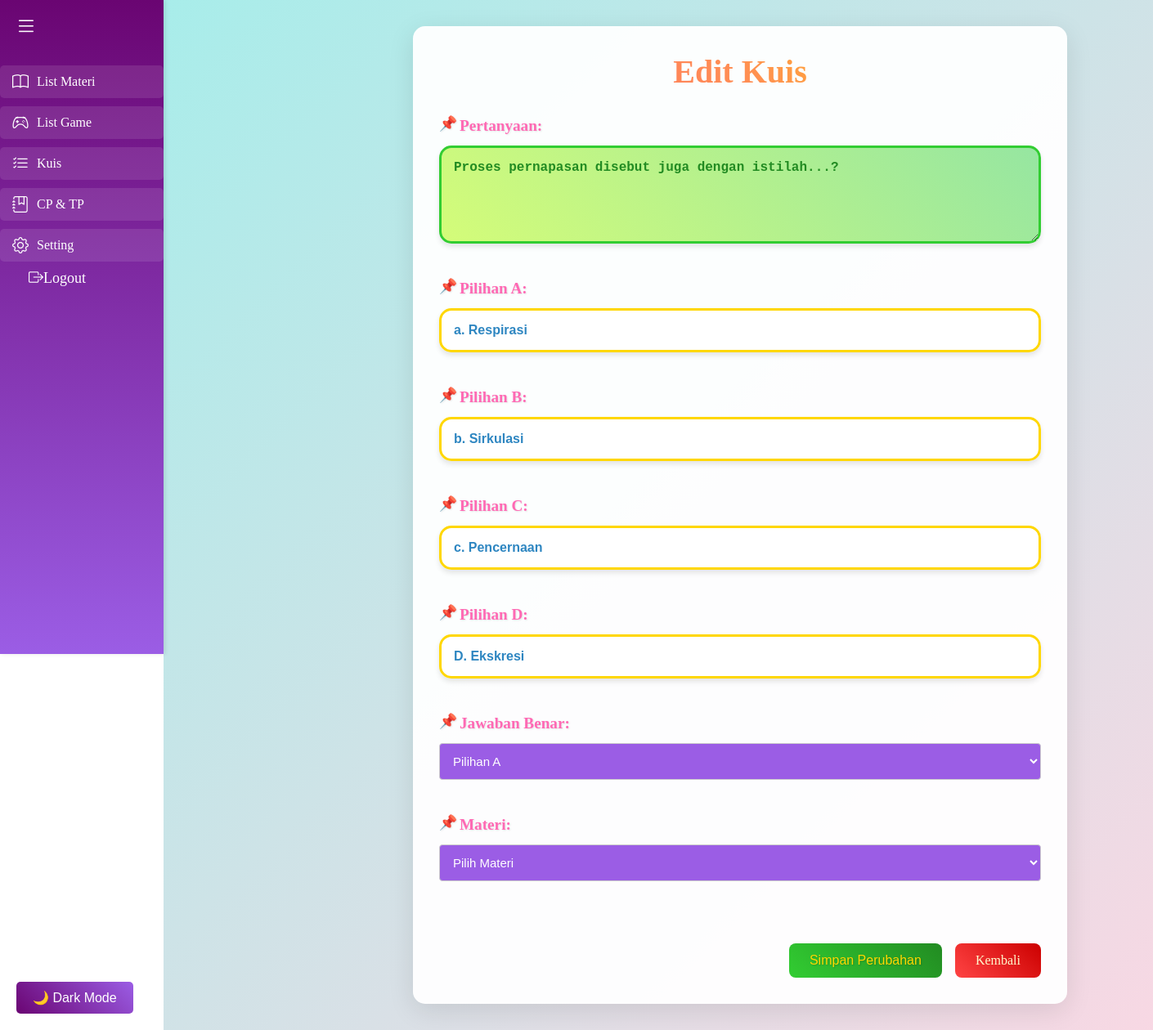
The page /admin/kuis/edit_kuis.php?id=21 (signed in) on the database its author committed.
### tables this page shows
CREATE TABLE `kuis` (
  `id_kuis` int(11) NOT NULL,
  `pertanyaan` text NOT NULL,
  `pilihan_a` varchar(255) NOT NULL,
  `pilihan_b` varchar(255) NOT NULL,
  `pilihan_c` varchar(255) NOT NULL,
  `jawaban_benar` enum('a','b','c') NOT NULL,
  `id_materi` int(11) DEFAULT NULL,
  `pilihan_d` varchar(255) NOT NULL
);

### admin/kuis/edit_kuis.php (the view, shortened to what this page needs)
<?php
require_once '../../includes/db.php';
$id_kuis = $_GET['id'];
$sql_kuis = "SELECT kuis.*, materi.judul_materi
             FROM kuis
             LEFT JOIN materi ON kuis.id_materi = materi.id_materi
             WHERE kuis.id_kuis = :id_kuis";
$stmt_kuis = $pdo->prepare($sql_kuis);
$stmt_kuis->execute([':id_kuis' => $id_kuis]);
$kuis = $stmt_kuis->fetch(PDO::FETCH_ASSOC);
?>
<?php include_once('../components/header.php'); ?>
<?php include_once('../components/nav.php'); ?>
<main class="content">
    <div class="content-container">
        <h1 class="content-title">Edit Kuis</h1>
        <form class="content-form" method="POST" action="proses_edit_kuis.php">
            <div class="form-group">
                <label class="form-label">Pertanyaan:</label>
                <textarea name="pertanyaan" class="form-textarea" required><?php echo htmlspecialchars($kuis['pertanyaan']); ?></textarea>
            </div>
            <div class="form-group">
                <label class="form-label">Pilihan A:</label>
                <input type="text" name="pilihan_a" class="form-input" value="<?php echo htmlspecialchars($kuis['pilihan_a']); ?>" required>
            </div>
            <div class="form-group">
                <label class="form-label">Pilihan B:</label>
                <input type="text" name="pilihan_b" class="form-input" value="<?php echo htmlspecialchars($kuis['pilihan_b']); ?>" required>
            </div>
            <div class="form-group">
                <label class="form-label">Pilihan C:</label>
                <input type="text" name="pilihan_c" class="form-input" value="<?php echo htmlspecialchars($kuis['pilihan_c']); ?>" required>
            </div>
            <div class="form-group">
                <label class="form-label">Pilihan D:</label>
                <input type="text" name="pilihan_d" class="form-input" value="<?php echo htmlspecialchars($kuis['pilihan_d']); ?>" required>
            </div>
            <div class="form-group">
                <label class="form-label">Jawaban Benar:</label>
                <select name="jawaban_benar" class="form-select" required>
                    <option value="a" <?php echo $kuis['jawaban_benar'] === 'a' ? 'selected' : ''; ?>>Pilihan A</option>
                </select>
            </div>
            <div class="form-group">
                <label class="form-label">Materi:</label>
                <select name="id_materi" class="form-select">
                    <option value="">Pilih Materi</option>
                </select>
            </div>
            <div class="form-actions">
                <button type="submit" class="form-button form-button-submit">Simpan Perubahan</button>
                <a href="list_kuis.php" class="form-button form-button-cancel">Kembali</a>
            </div>
        </form>
    </div>
</main>
<?php include_once('../components/footer.php'); ?>

### rows shown on the page
kuis: pertanyaan "Proses pernapasan disebut juga dengan istilah...?", pilihan_a "a. Respirasi", pilihan_b "b. Sirkulasi", pilihan_c "c. Pencernaan", pilihan_d "D. Ekskresi", jawaban_benar "Pilihan A"
